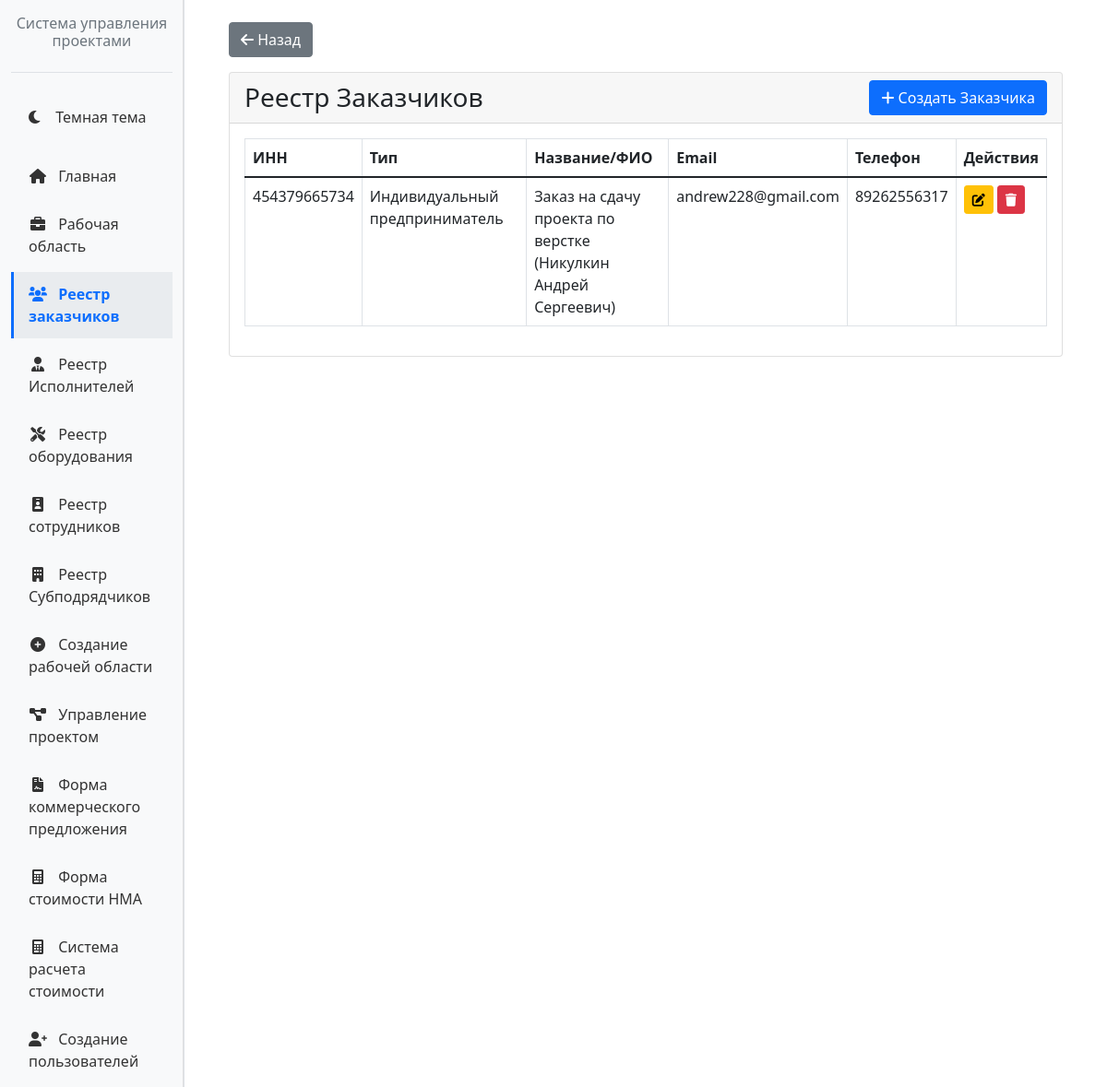
The app's page /customers/ with its own data.
### customers/models.py (models this page shows, shortened)
class Customer(models.Model):
    CUSTOMER_TYPES = (
        ('individual', 'Физическое лицо'),
        ('entrepreneur', 'Индивидуальный предприниматель'),
        ('legal', 'Юридическое лицо'),
    )
    inn = models.CharField('ИНН', max_length=12, unique=True)
    customer_type = models.CharField(
        'Тип Заказчика',
        max_length=20,
        choices=CUSTOMER_TYPES
    )
    name = models.CharField(
        'Название',
        max_length=255,
        blank=True,
        null=True
    )
    full_name = models.CharField('ФИО', max_length=255)
    email = models.EmailField('Контактный e-mail')
    phone = models.CharField('Контактный номер телефона', max_length=20)
    created_at = models.DateTimeField('Дата создания', auto_now_add=True)
    updated_at = models.DateTimeField('Дата обновления', auto_now=True)
    class Meta:
        verbose_name = 'Заказчик'
        verbose_name_plural = 'Заказчики'
        ordering = ['-created_at']

### customers/views.py (the view)
# urls.py: path('', views.CustomerListView.as_view(), name='customer_list'),
class CustomerListView(ListView):
    model = Customer
    template_name = 'customers/customer_list.html'
    context_object_name = 'customers'
    paginate_by = 10

### customers/templates/customers/customer_list.html (shortened to what this page needs)
{% extends 'base_with_sidebar.html' %}
{% block main_content %}
<div class="container-fluid">
    <div class="row mb-3">
        <div class="col-12">
            <a href="http://127.0.0.1:8000/home/" class="btn btn-secondary">
                <i class="fas fa-arrow-left"></i> Назад
            </a>
        </div>
    </div>
    <div class="row">
        <div class="col-12">
            <div class="card">
                <div class="card-header">
                    <div class="d-flex justify-content-between align-items-center">
                        <h3 class="card-title mb-0">Реестр Заказчиков</h3>
                        <div>
                            <a href="{% url 'customers:customer_create' %}" class="btn btn-primary">
                                <i class="fas fa-plus"></i> Создать Заказчика
                            </a>
                        </div>
                    </div>
                </div>
                <div class="card-body">
                    <table class="table table-bordered table-hover">
                        <thead>
                            <tr>
                                <th>ИНН</th>
                                <th>Тип</th>
                                <th>Название/ФИО</th>
                                <th>Email</th>
                                <th>Телефон</th>
                                <th>Действия</th>
                            </tr>
                        </thead>
                        <tbody>
                            {% for customer in customers %}
                            <tr>
                                <td>{{ customer.inn }}</td>
                                <td>{{ customer.get_customer_type_display }}</td>
                                <td>
                                    {% if customer.customer_type == 'individual' %}
                                        {{ customer.full_name }}
                                    {% else %}
                                        {{ customer.name }} ({{ customer.full_name }})
                                    {% endif %}
                                </td>
                                <td>{{ customer.email }}</td>
                                <td>{{ customer.phone }}</td>
                                <td>
                                    <a href="{% url 'customers:customer_edit' customer.pk %}"
                                       class="btn btn-sm btn-warning" title="Редактировать">
                                        <i class="fas fa-edit"></i>
                                    </a>
                                    <a href="{% url 'customers:customer_delete' customer.pk %}"
                                       class="btn btn-sm btn-danger" title="Удалить"
                                       onclick="return confirm('Вы уверены, что хотите удалить этого заказчика?')">
                                        <i class="fas fa-trash"></i>
                                    </a>
                                </td>
                            </tr>
                            {% empty %}
                            <tr>
                                <td colspan="6" class="text-center">Нет заказчиков</td>
                            </tr>
                            {% endfor %}
                        </tbody>
                    </table>
                </div>
            </div>
        </div>
    </div>
</div>
{% endblock %}

### records on screen
Customer: inn "454379665734", customer_type "Индивидуальный предприниматель", name "Заказ на сдачу проекта по верстке", full_name "Никулкин Андрей Сергеевич", email "andrew228@gmail.com", phone "89262556317"
